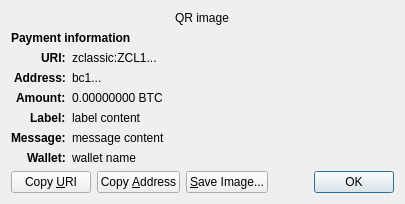
<?xml version="1.0" encoding="UTF-8"?>
<ui version="4.0">
 <class>ReceiveRequestDialog</class>
 <widget class="QDialog" name="ReceiveRequestDialog">
  <property name="geometry">
   <rect>
    <x>0</x>
    <y>0</y>
    <width>413</width>
    <height>229</height>
   </rect>
  </property>
  <property name="windowTitle">
   <string>Request payment to ...</string>
  </property>
  <layout class="QGridLayout" name="gridLayout" columnstretch="0,1">
   <property name="sizeConstraint">
    <enum>QLayout::SetFixedSize</enum>
   </property>
   <item row="0" column="0" colspan="2" alignment="Qt::AlignHCenter">
    <widget class="QRImageWidget" name="qr_code">
     <property name="text">
      <string notr="true">QR image</string>
     </property>
     <property name="textInteractionFlags">
      <set>Qt::NoTextInteraction</set>
     </property>
    </widget>
   </item>
   <item row="1" column="0" colspan="2">
    <widget class="QLabel" name="payment_header">
     <property name="font">
      <font>
       <weight>75</weight>
       <bold>true</bold>
      </font>
     </property>
     <property name="text">
      <string>Payment information</string>
     </property>
     <property name="textInteractionFlags">
      <set>Qt::NoTextInteraction</set>
     </property>
    </widget>
   </item>
   <item row="2" column="0" alignment="Qt::AlignRight|Qt::AlignTop">
    <widget class="QLabel" name="uri_tag">
     <property name="font">
      <font>
       <weight>75</weight>
       <bold>true</bold>
      </font>
     </property>
     <property name="text">
      <string notr="true">URI:</string>
     </property>
     <property name="textFormat">
      <enum>Qt::PlainText</enum>
     </property>
     <property name="textInteractionFlags">
      <set>Qt::NoTextInteraction</set>
     </property>
    </widget>
   </item>
   <item row="2" column="1" alignment="Qt::AlignTop">
    <widget class="QLabel" name="uri_content">
     <property name="text">
      <string notr="true">zclassic:ZCL1...</string>
     </property>
     <property name="textFormat">
      <enum>Qt::RichText</enum>
     </property>
     <property name="wordWrap">
      <bool>true</bool>
     </property>
     <property name="textInteractionFlags">
      <set>Qt::TextSelectableByMouse</set>
     </property>
    </widget>
   </item>
   <item row="3" column="0" alignment="Qt::AlignRight|Qt::AlignTop">
    <widget class="QLabel" name="address_tag">
     <property name="font">
      <font>
       <weight>75</weight>
       <bold>true</bold>
      </font>
     </property>
     <property name="text">
      <string>Address:</string>
     </property>
     <property name="textInteractionFlags">
      <set>Qt::NoTextInteraction</set>
     </property>
    </widget>
   </item>
   <item row="3" column="1" alignment="Qt::AlignTop">
    <widget class="QLabel" name="address_content">
     <property name="text">
      <string notr="true">bc1...</string>
     </property>
     <property name="textFormat">
      <enum>Qt::PlainText</enum>
     </property>
     <property name="textInteractionFlags">
      <set>Qt::TextSelectableByMouse</set>
     </property>
    </widget>
   </item>
   <item row="4" column="0" alignment="Qt::AlignRight|Qt::AlignTop">
    <widget class="QLabel" name="amount_tag">
     <property name="font">
      <font>
       <weight>75</weight>
       <bold>true</bold>
      </font>
     </property>
     <property name="text">
      <string>Amount:</string>
     </property>
     <property name="textInteractionFlags">
      <set>Qt::NoTextInteraction</set>
     </property>
    </widget>
   </item>
   <item row="4" column="1" alignment="Qt::AlignTop">
    <widget class="QLabel" name="amount_content">
     <property name="text">
      <string notr="true">0.00000000 BTC</string>
     </property>
     <property name="textFormat">
      <enum>Qt::PlainText</enum>
     </property>
     <property name="textInteractionFlags">
      <set>Qt::TextSelectableByMouse</set>
     </property>
    </widget>
   </item>
   <item row="5" column="0" alignment="Qt::AlignRight|Qt::AlignTop">
    <widget class="QLabel" name="label_tag">
     <property name="font">
      <font>
       <weight>75</weight>
       <bold>true</bold>
      </font>
     </property>
     <property name="text">
      <string>Label:</string>
     </property>
     <property name="textInteractionFlags">
      <set>Qt::NoTextInteraction</set>
     </property>
    </widget>
   </item>
   <item row="5" column="1" alignment="Qt::AlignTop">
    <widget class="QLabel" name="label_content">
     <property name="text">
      <string notr="true">label content</string>
     </property>
     <property name="textFormat">
      <enum>Qt::PlainText</enum>
     </property>
     <property name="wordWrap">
      <bool>true</bool>
     </property>
     <property name="textInteractionFlags">
      <set>Qt::TextSelectableByMouse</set>
     </property>
    </widget>
   </item>
   <item row="6" column="0" alignment="Qt::AlignRight|Qt::AlignTop">
    <widget class="QLabel" name="message_tag">
     <property name="font">
      <font>
       <weight>75</weight>
       <bold>true</bold>
      </font>
     </property>
     <property name="text">
      <string>Message:</string>
     </property>
     <property name="textInteractionFlags">
      <set>Qt::NoTextInteraction</set>
     </property>
    </widget>
   </item>
   <item row="6" column="1" alignment="Qt::AlignTop">
    <widget class="QLabel" name="message_content">
     <property name="text">
      <string notr="true">message content</string>
     </property>
     <property name="textFormat">
      <enum>Qt::PlainText</enum>
     </property>
     <property name="wordWrap">
      <bool>true</bool>
     </property>
     <property name="textInteractionFlags">
      <set>Qt::TextSelectableByMouse</set>
     </property>
    </widget>
   </item>
   <item row="7" column="0" alignment="Qt::AlignRight|Qt::AlignTop">
    <widget class="QLabel" name="wallet_tag">
     <property name="font">
      <font>
       <weight>75</weight>
       <bold>true</bold>
      </font>
     </property>
     <property name="text">
      <string>Wallet:</string>
     </property>
     <property name="textInteractionFlags">
      <set>Qt::NoTextInteraction</set>
     </property>
    </widget>
   </item>
   <item row="7" column="1" alignment="Qt::AlignTop">
    <widget class="QLabel" name="wallet_content">
     <property name="text">
      <string notr="true">wallet name</string>
     </property>
     <property name="textFormat">
      <enum>Qt::PlainText</enum>
     </property>
     <property name="wordWrap">
      <bool>true</bool>
     </property>
     <property name="textInteractionFlags">
      <set>Qt::TextSelectableByMouse</set>
     </property>
    </widget>
   </item>
   <item row="8" column="0" colspan="2">
    <layout class="QHBoxLayout" name="horizontalLayout">
     <item>
      <widget class="QPushButton" name="btnCopyURI">
       <property name="text">
        <string>Copy &amp;URI</string>
       </property>
       <property name="autoDefault">
        <bool>false</bool>
       </property>
      </widget>
     </item>
     <item>
      <widget class="QPushButton" name="btnCopyAddress">
       <property name="text">
        <string>Copy &amp;Address</string>
       </property>
       <property name="autoDefault">
        <bool>false</bool>
       </property>
      </widget>
     </item>
     <item>
      <widget class="QPushButton" name="btnSaveAs">
       <property name="text">
        <string>&amp;Save Image...</string>
       </property>
       <property name="autoDefault">
        <bool>false</bool>
       </property>
      </widget>
     </item>
     <item>
      <spacer name="horizontalSpacer_2">
       <property name="orientation">
        <enum>Qt::Horizontal</enum>
       </property>
       <property name="sizeHint" stdset="0">
        <size>
         <width>40</width>
         <height>20</height>
        </size>
       </property>
      </spacer>
     </item>
     <item>
      <widget class="QDialogButtonBox" name="buttonBox">
       <property name="focusPolicy">
        <enum>Qt::StrongFocus</enum>
       </property>
       <property name="standardButtons">
        <set>QDialogButtonBox::Ok</set>
       </property>
      </widget>
     </item>
    </layout>
   </item>
  </layout>
 </widget>
 <customwidgets>
  <customwidget>
   <class>QRImageWidget</class>
   <extends>QLabel</extends>
   <header>qt/qrimagewidget.h</header>
  </customwidget>
 </customwidgets>
 <tabstops>
  <tabstop>buttonBox</tabstop>
  <tabstop>btnCopyURI</tabstop>
  <tabstop>btnCopyAddress</tabstop>
  <tabstop>btnSaveAs</tabstop>
 </tabstops>
 <resources/>
 <connections>
  <connection>
   <sender>buttonBox</sender>
   <signal>accepted()</signal>
   <receiver>ReceiveRequestDialog</receiver>
   <slot>accept()</slot>
   <hints>
    <hint type="sourcelabel">
     <x>135</x>
     <y>230</y>
    </hint>
    <hint type="destinationlabel">
     <x>135</x>
     <y>126</y>
    </hint>
   </hints>
  </connection>
 </connections>
</ui>
